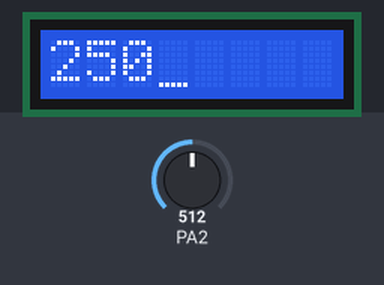
Recording of a program running on a simulated ATmega32, built with avr-gcc and emulated at 8 MHz. On the bench: 8×1 character LCD. Wiring (inferred from the names in the program): character LCD (HD44780): RS PD0; R/W PD1; E PD2; data PB0, PB1, PB2, PB3, PB4, PB5, PB6, PB7. The test bench sets the inputs (shaded band); at power-on: PA2 = 512.

Above: at 1.2 s.
1.3 s: PA2 set to 716
At 2.4 s:
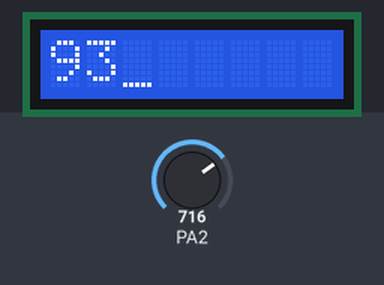
2.8 s: PA2 set to 900
At 3.5 s:
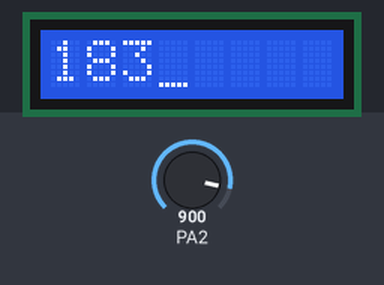
4.3 s: PA2 set to 1023
At 4.7 s:
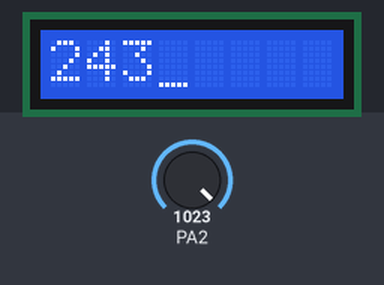
Timing chart, 0 to 7.3 s (numbered marks = the images above; inputs shaded):
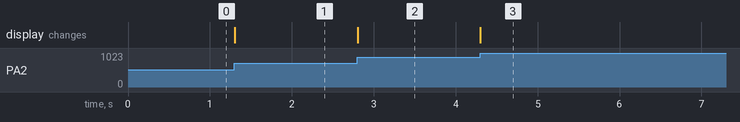

Measured:
- after the input at 1.3 s, the display: changes at once (image 1)
- after the input at 2.8 s, the display: changes at once (image 2)
- after the input at 4.3 s, the display: changes at once (image 3)

The program:

main.c
```c
#include "../Inc/MCAL/ADC/ADC_Interface.h"
#include "../Inc/MCAL/DIO/DIO_Interface.h"
#include <util/delay.h>
#include <stdlib.h>
#include "../Inc/HAL/LCD/LCD_Interface.h"
int main()
{
	mDIO_ChangeDirectionForPin(GroupA,Pin2,DIO_Input);
	mADC_Init();
	hLCD_Init();
	uint16_t DigitalVolt = 0 ;
	uint16_t  AnalogVolt  = 0 ;
	uint8_t String[5];
	uint8_t LastTemp=0;
	uint8_t Temp = 0 ;
	while(1)
	{
		DigitalVolt = mADC_SignleEndedConversion(2);
		// AnalogVolt     = DigitalVolt * Step
		//                = DigitalVolt * 5/1024
		//                = (DigitalVolt * 5 ) / 1024
		// AnalogVolt(mv) = (DigiralVolt * 5000)/1024 ;

		AnalogVolt = (((uint32_t )DigitalVolt*5000)/(float)1024);
		Temp = AnalogVolt/10 ;
		/**
		 * 1- (DigitalVolt*5000) , R1 -> size for R1 Must Be Equale DigitalVolt (uint16_t )
		 * 		0000 0011 1111 1111 -> 0x03FF  * 5000 = 5115000 > 65500
		 */
		if(Temp!=LastTemp)
		{
			hLCD_SendCommand(0x01);
			_delay_ms(2);
			itoa(Temp,String,10);
			hLCD_SendString(String);
		}
		LastTemp=Temp;
	}
}
```

LCD_Interface.h
```c
/*
 * LCD_Interface.h
 *
 *  Created on: Jul 29, 2025
 *      Author: hesham
 */

#ifndef INC_HAL_LCD_LCD_INTERFACE_H_
#define INC_HAL_LCD_LCD_INTERFACE_H_
#include "../../MCAL/DIO/DIO_Interface.h"

#include <stdint.h>
/**
 * ClearDisplay  -> 0x01 -> 1.53ms
 * fontSize
 * 	 0 0 1 DL N F 0 0
 * 	 	DL: Data Length : (Mode 8bit mode or 4bit mode )
 * 	 		8BitMode = 1
 * 	 		4BitMode = 0
 * 	 	N : No Of Display
 * 	 		1 Line  = 0
 * 	 		2 Line  = 1
 * 	 	F: Font
 * 	 		5*8     = 0
 * 	 		5*11    = 1
 * 	 0 0 1 1 1 0 0 0 -> 0x38 -> 39us
 *
 * DisplayOn OF
 * 	 0 0 0 0  1 D C B
 * 	 	D-> Display On Or Display Off
 * 	 	 Display Off = 0
 * 	 	 Display On  = 1
 * 	   C-> Cursor On or Cursor Off
 * 	   	Cursor Off  = 0
 * 	   	Cursor On   = 1
 * 	   B -> Blink
 * 	   	Blink Off - 0
 * 	   	Blink on  - 1
 *
 * 	 0000 1110 -> 0x0E -> 39us
 *
 * 	Entry Mode Set
 * 	   ID -> Right SHift
 * 	   S  -> No Screen Shifiting
 * 	    0000 0 1 1 0 -> 0x06
 *
 */
/*Configuration -> Specific File (LCD_Config.h)*/
//      LCD Pin        MC Pin
#define LCD_RSGroup    GroupD
#define LCD_RWGroup    GroupD
#define LCD_EGroup     GroupD
#define LCD_DataGroup  GroupB

#define LCD_RSPin      Pin0
#define LCD_RWPin      Pin1
#define LCD_EPin       Pin2

//void hLCD_SendCommand(uint8_t Command,uint8_t RSGroup,uint8_t RSPin,uint8_t RWGroup,uint8_t RWPin,uint8_t EGroup,uint8_t EPin, uint8_t DataGroup);
void hLCD_SendCommand(uint8_t Command); //
void hLCD_SendChar(uint8_t Character);
void hLCD_Init();
void hLCD_SendString(uint8_t Str[]);
void hLCD_SendNumber(uint32_t Number);//Task1
void hLCD_StoreSpecialChar(uint8_t *Pattern , uint8_t Location);//Task2
void hLCD_MoveCursor(uint8_t Line ,uint8_t Digit);

#endif /* INC_HAL_LCD_LCD_INTERFACE_H_ */
```

LCD_Program.c
```c
/*
 * LCD_Program.c
 *
 *  Created on: Jul 29, 2025
 *      Author: hesham
 */

#include "../../../Inc/MCAL/DIO/DIO_Interface.h"
#include "../../../Inc/HAL/LCD/LCD_Interface.h"
#include "../../../Inc/Common/BitMath.h"
#include <util/delay.h>
void hLCD_Init()
{
	// Set Dirtection
	mDIO_ChangeDirectionForPin(LCD_RSGroup,LCD_RSPin,DIO_Output);
	mDIO_ChangeDirectionForPin(LCD_RWGroup,LCD_RWPin,DIO_Output);
	mDIO_ChangeDirectionForPin(LCD_EGroup,LCD_EPin,DIO_Output);
	//	mDIO_ChangeDirectionforGroup(LCD_DataGroup,DIO_Output); 0000 0001
	mDIO_ChangeDirectionforGroup(LCD_DataGroup,0xFF);

	/*Initaliaztion 8Bit Mode */
	//Delay More Than 30ms
	_delay_ms(35);
	// Function Set
	hLCD_SendCommand(0x38);
	//Delay More than 39us -> 1ms
	_delay_ms(1);
	//Display ON/OFF Control
	hLCD_SendCommand(0x0E);
	//Delay More than 39us -> 1ms
	_delay_ms(1);
	//Display Clear
	hLCD_SendCommand(0x01);
	//Delay More than 1.53ms ->2ms
	_delay_ms(2);
	//	Entry Mode Set
	hLCD_SendCommand(0x06);
	_delay_ms(1);


}
void hLCD_SendCommand(uint8_t Command)
{
	// RS -> 0
	mDIO_WriteValueForPin(LCD_RSGroup,LCD_RSPin,DIO_Low);
	// RW -> 0
	mDIO_WriteValueForPin(LCD_RWGroup,LCD_RWPin,DIO_Low);
	// E  -> 1
	mDIO_WriteValueForPin(LCD_EGroup,LCD_EPin,DIO_High);
	// UpdateCommand
	mDIO_WriteValueForGroup(LCD_DataGroup,Command);
	// E  -> 0
	mDIO_WriteValueForPin(LCD_EGroup,LCD_EPin,DIO_Low);
}

void hLCD_SendChar(uint8_t Character)
{
	//	RS ->1
	mDIO_WriteValueForPin(LCD_RSGroup,LCD_RSPin,DIO_High);
	//RW -> 0
	mDIO_WriteValueForPin(LCD_RWGroup,LCD_RWPin,DIO_Low);
	// E -1
	mDIO_WriteValueForPin(LCD_EGroup,LCD_EPin,DIO_High);
	//Updata data
	mDIO_WriteValueForGroup(LCD_DataGroup,Character);
	//E - 0
	mDIO_WriteValueForPin(LCD_EGroup,LCD_EPin,DIO_Low);

}

//void hLCD_SendString(uint8_t Str[], uint8_t size)
//{
//	if(Str!=NULL)
//	{
//		for(uint8_t Count=0; Count<size;Count++)
//		{
//			hLCD_SendChar(Str[Count]);
//		}
//	}
//}

void hLCD_SendString(uint8_t Str[])
{
	uint8_t Index = 0 ;
	if(Str!=NULL)
	{
		while(Str[Index]!=NULLChar)
		{
			hLCD_SendChar(Str[Index]);
			Index++;
		}
	}
}


#define FirstLine 1
#define SecondeLine 2
#define FirstLineAddress  0x00
#define SecondeLineAddress  0x40
#define SetDDRAMCommand     0x80


void hLCD_MoveCursor(uint8_t Line ,uint8_t Digit)
{
	// Need know How Sent to LCD Move in DDRM
	// Line Option
	 // Line1 : Address For Line 1 = 0x00
     // Line2 : Address for Line 2 = 0x40

	uint8_t DDRAM_Address = 0 ;
	switch(Line)
	{
	case 1 :  DDRAM_Address = 0x00 + Digit ;break;
	case 2 :  DDRAM_Address = 0x40 + Digit ;break;
	default:
			break;
	}
//		DDRAM_Address -> Bit7 =1 ;
//	Command   1 A6 A5 A4 A3 A2 A1 A0
//	SetBit(DDRAM_Address,7);
//	hLCD_SendCommand(DDRAM_Address);

//	DDRAM_Address => 	0x09  0 0 0 0 1 0 0 1
//						0x80  1 0 0 0 0 0 0 0
//						--------------------------
//	                          1 0 0 0 1 0 0 1

//	DDRAM_Address => 	0x09  0 0 0 0 1 0 0 1
//						128   1 0 0 0 0 0 0 0
//						--------------------------
//	                          1 0 0 0 1 0 0 1


	hLCD_SendCommand(128+DDRAM_Address);
//	hLCD_SendCommand(0x80+DDRAM_Address);
//	hLCD_SendCommand(0x80|DDRAM_Address);
	_delay_ms(1);
}
```

BitMath.h
```c
/*
 * BitMath.h
 *
 *  Created on: Jul 28, 2025
 *      Author: hesham
 */

#ifndef BITMATH_H_
#define BITMATH_H_

#define SetBit(Reg,No)    Reg|=(1<<No)  // Reg= Reg|(1<<No)
#define ClearBit(Reg,No)  Reg&=~(1<<No)
#define GetBit(Reg,No)    ((Reg>>No)&1)


#define NULL    (void *)0
#define NULLChar   '\0'

#endif /* BITMATH_H_ */
```

ADC_Interface.h
```c
/*
 * ADC_Interface.h
 *
 *  Created on: Jul 31, 2025
 *      Author: hesham
 */

#ifndef INC_MCAL_ADC_ADC_INTERFACE_H_
#define INC_MCAL_ADC_ADC_INTERFACE_H_

#include "ADC_Private.h"
#include <stdint.h>

/*1- ADIE= 0 -> ADC No Interrupt
 *2- By ADATE :  Single Mode Conversion
 *3- Aref = AVCC
 *4- Right Adjust
 *4- Seclect Prescaller
 *5- Enable ADC
 *-  */
void mADC_Init();
/*
 * Mux4:Mux0
 * Start Conversion
 * wait until flag on ADIF:
 * read the ADCH And ADCL */
uint16_t mADC_SignleEndedConversion(uint8_t Channel);


#endif /* INC_MCAL_ADC_ADC_INTERFACE_H_ */
```

ADC_Private.h
```c
/*
 * ADC_Private.h
 *
 *  Created on: Jul 31, 2025
 *      Author: hesham
 */

#ifndef INC_MCAL_ADC_ADC_PRIVATE_H_
#define INC_MCAL_ADC_ADC_PRIVATE_H_


/*BitName*/
#define Mux0_Bit   0
#define Mux1_Bit   1
#define Mux2_Bit   2
#define Mux3_Bit   3
#define Mux4_Bit   4

#define ADLAR_Bit  5
#define REFS0_Bit  6
#define REFS1_Bit  7

#define ADPS0_Bit  0
#define ADPS1_Bit  1
#define ADPS2_Bit  2
#define ADIE_Bit   3
#define ADIF_Bit   4
#define ADATE_Bit  5
#define ADSC_Bit   6
#define ADEN_Bit   7


#endif /* INC_MCAL_ADC_ADC_PRIVATE_H_ */
```

DIO_Interface.h
```c
/*
 * DIO_Interface.h
 *
 *  Created on: Jul 28, 2025
 *      Author: hesham
 */

#ifndef DIO_INTERFACE_H_
#define DIO_INTERFACE_H_

#include <stdint.h>

#define GroupA   1
#define GroupB   2
#define GroupC   3
#define GroupD   4

#define Pin0       0
#define Pin1       1
#define Pin2       2
#define Pin3       3
#define Pin4       4
#define Pin5       5
#define Pin6       6
#define Pin7       7


#define DIO_Input  0
#define DIO_Output 1

#define DIO_Low    0
#define DIO_High   1

void mDIO_ChangeDirectionForPin(uint8_t GroupName , uint8_t PinNumber , uint8_t DirectionState);
void mDIO_WriteValueForPin(uint8_t GroupName ,  uint8_t PinNumber , uint8_t OutputType);
uint8_t mDIO_ReadValueFromPin(uint8_t  GroupName, uint8_t PinNumber);


void mDIO_ChangeDirectionforGroup(uint8_t GroupName , uint8_t DirecationValue);
void mDIO_WriteValueForGroup(uint8_t GroupName ,  uint8_t OutputValue);
uint8_t mDIO_ReadValueFromGroup(uint8_t  GroupName);


#endif /* DIO_INTERFACE_H_ */
```

NTI_Atmega32Register.h
```c
/*
 * NTI_Atmega32Register.h
 *
 *  Created on: Jul 28, 2025
 *      Author: hesham
 */

#ifndef NTI_ATMEGA32REGISTER_H_
#define NTI_ATMEGA32REGISTER_H_
#include <stdint.h>

#define SREG_Reg 					*((volatile uint8_t *)0x5F)
/*EXTI*/
#define MCUCR_Reg 	*((volatile uint8_t *)0x55)
#define MCUCSR_Reg 	*((volatile uint8_t *)0x54)
#define GICR_Reg 	*((volatile uint8_t *)0x5B)
#define GIFR_Reg 	*((volatile uint8_t *)0x5A)

/*ADC*/
#define ADMUX_Reg 						*((volatile uint8_t  *)0x27)
#define ADCSRA_Reg 						*((volatile uint8_t  *)0x26)
#define ADCData_Reg 					*((volatile uint16_t *)0x24)
#define SFIOR_Reg 						*((volatile uint8_t  *)0x50)


/*Direction DIO*/
#define DDRA_Reg *((volatile uint8_t*)0x3A)
#define DDRB_Reg *((volatile uint8_t*)0x37)
#define DDRC_Reg *((volatile uint8_t*)0x34)
#define DDRD_Reg *((volatile uint8_t*)0x31)

/*Output DIO*/
#define PORTA_Reg *((volatile uint8_t*)0x3B)
#define PORTB_Reg *((volatile uint8_t*)0x38)
#define PORTC_Reg *((volatile uint8_t*)0x35)
#define PORTD_Reg *((volatile uint8_t*)0x32)

/*Input DIO*/
#define PINA_Reg *((volatile uint8_t*)0x39)
#define PINB_Reg *((volatile uint8_t*)0x36)
#define PINC_Reg *((volatile uint8_t*)0x33)
#define PIND_Reg *((volatile uint8_t*)0x30)


//#define SPH_Reg 					*((volatile uint8_t *)0x5E)
//#define SPL_Reg 					*((volatile uint8_t *)0x5D)


//#define _Reg *((volatile uint8_t *)0x)
//#define OSCCAL_Reg *((volatile uint8_t *)0x51)
//#define OCDR_Reg *((volatile uint8_t *)0x51)
//#define _Reg *((volatile uint8_t *)0x)
//#define _Reg *((volatile uint8_t *)0x)
//#define _Reg *((volatile uint8_t *)0x)
//#define _Reg *((volatile uint8_t *)0x)
//#define _Reg *((volatile uint8_t *)0x)
//#define _Reg *((volatile uint8_t *)0x)
//#define _Reg *((volatile uint8_t *)0x)
//#define _Reg *((volatile uint8_t *)0x)
//#define _Reg *((volatile uint8_t *)0x)
//#define _Reg *((volatile uint8_t *)0x)
//#define _Reg *((volatile uint8_t *)0x)
//#define _Reg *((volatile uint8_t *)0x)
//#define _Reg *((volatile uint8_t *)0x)
//#define _Reg *((volatile uint8_t *)0x)
//#define _Reg *((volatile uint8_t *)0x)
//#define _Reg *((volatile uint8_t *)0x)
//#define _Reg *((volatile uint8_t *)0x)
//#define _Reg *((volatile uint8_t *)0x)
//#define _Reg *((volatile uint8_t *)0x)
//#define _Reg *((volatile uint8_t *)0x)
//#define _Reg *((volatile uint8_t *)0x)
//#define _Reg *((volatile uint8_t *)0x)
//#define _Reg *((volatile uint8_t *)0x)
//#define _Reg *((volatile uint8_t *)0x)
//#define _Reg *((volatile uint8_t *)0x)
//#define _Reg *((volatile uint8_t *)0x)
//#define _Reg *((volatile uint8_t *)0x)
//#define _Reg *((volatile uint8_t *)0x)
//#define _Reg *((volatile uint8_t *)0x)
//#define _Reg *((volatile uint8_t *)0x)
//#define _Reg *((volatile uint8_t *)0x)
//#define _Reg *((volatile uint8_t *)0x)
//
//
//
//
//
//


#endif /* NTI_ATMEGA32REGISTER_H_ */
```

ADC_Program.c
```c
/*
 * ADC_Program.c
 *
 *  Created on: Jul 31, 2025
 *      Author: hesham
 */
#include "../../../Inc/Common/BitMath.h"
#include "../../../Inc/MCAL/NTI_Atmega32Register.h"
#include "../../../Inc/MCAL/ADC/ADC_Interface.h"

/*
 * Zero : ClearBit
 * One  : SetBit */
/*1- ADIE= 0 -> ADC No Interrupt
 *2- By ADATE :  Single Mode Conversion
 *3- Aref = AVCC
 *4- Right Adjust
 *4- Seclect Prescaller / 8
 *5- Enable ADC
 *-  */
void mADC_Init()
{
	/* No Interrupt
		1- ADIE in ADCSRA  Must be Zero
	*/
	ClearBit(ADCSRA_Reg,ADIE_Bit);
	/*
	 * Single Mode Conversion
	 * 1- ADATE in ADCSRA Must be Zero */
	ClearBit(ADCSRA_Reg,ADATE_Bit);
	/*
	 * Aref == AVCC
	 * 1- REFS1 in ADMUX Must be 0
	 * 2- REFS0 in ADMUX Must be 1
	 * */
	ClearBit(ADMUX_Reg,REFS1_Bit);
	SetBit(ADMUX_Reg,REFS0_Bit);
	/*
	 *Right Adjust
	 *ADLAR in ADMUX Must be 0  */
	ClearBit(ADMUX_Reg,ADLAR_Bit);
	/*Prescaller =  8
	 * 1- ADPS0 in ADCSRA Must be  1
	 * 2- ADPS1 in ADCSRA Must be  1
	 * 1- ADPS2 in ADCSRA Must be  0
	 * */
	SetBit(ADCSRA_Reg,ADPS0_Bit);
	SetBit(ADCSRA_Reg,ADPS1_Bit);
	ClearBit(ADCSRA_Reg,ADPS2_Bit);
	/*
	 * ADC Enbale
	 * 1- ADEN in ADCSRA Must be 1 */
	SetBit(ADCSRA_Reg,ADEN_Bit);
}


/*
 * Mux4:Mux0 -> Select Channel
 * Start Conversion
 * wait until flag on ADIF:
 * read the ADCH And ADCL */

//mADC_SignleEndedConversion(5);
//mADC_SignleEndedConversion(7);

uint16_t mADC_SignleEndedConversion(uint8_t Channel)// 0 - 7 (00000111)
{
	/*
	 * InputChannel -> Last 5 Bit Must be Zero
	 * Channel  ->    1 0 1 0 1 1 1 0
	 * &
	 *                0 0 0 0 0 1 1 1
	 *              --------------------
	 *                0 0 0 0 0 1 1  0
	 * */
	/*
	 * ADMUX: 7 6 5 M4 M3 M2 M1 M0
	 * |      0 0 0 C4 C3 C2 C1 C0  ->
	 *
	 * */
	/*Channel */
//	Channel   = Channel & (0b00000111);
	Channel   = Channel & (0x07);
	ADMUX_Reg = ADMUX_Reg| Channel ;
	/*
	 * mADC_SignleEndedConversion(5)
	 * Channel  -> 000 0 0101
	 * ADMUX    -> 101 0 0000
	 * Ch|ADMUX -> 101 0 0101
	 * New ADMUX -> 101 0 0101
	 * ------------------------------------
	 * mADC_SignleEndedConversion(7)
	 * Channel  ->  000 0 0111
	 * ADMUX    ->  101 0 0101
	 * Ch|ADMUX ->  101 0 0111
	 *
	 * */
	/*Start Conversion
	 * 1- ADSC in ADCSRA must be 1 */
	SetBit(ADCSRA_Reg,ADSC_Bit);
	while(GetBit(ADCSRA_Reg,ADIF_Bit)==0)
	{
		// Waiting
		// this loop will terminated when the ADIF = 1
	}
	// Clear ADIF By SW
		// Write Logic 1 on ADIF
	SetBit(ADCSRA_Reg,ADIF_Bit);
	return ADCData_Reg;

}
```

DIO_Program.c
```c
/*
 * DIO_Program.c
 *
 *  Created on: Jul 28, 2025
 *      Author: hesham
 */


#include "../../../Inc/MCAL/DIO/DIO_Interface.h"
#include "../../../Inc/Common/BitMath.h"

#include "../../../Inc/MCAL/NTI_Atmega32Register.h"

void mDIO_ChangeDirectionForPin(uint8_t GroupName , uint8_t PinNumber , uint8_t DirectionState)
{
	if(PinNumber>= Pin0 && PinNumber <=Pin7)
	{
		if (DirectionState==DIO_Output)
		{
			switch(GroupName)
			{
			case GroupA: SetBit(DDRA_Reg,PinNumber);break;
			case GroupB: SetBit(DDRB_Reg,PinNumber);break;
			case GroupC: SetBit(DDRC_Reg,PinNumber);break;
			case GroupD: SetBit(DDRD_Reg,PinNumber);break;
			default :  // GroupName Outof Rang
				break;
			}
		}
		else if (DirectionState==DIO_Input)
		{
			switch(GroupName)
			{
			case GroupA: ClearBit(DDRA_Reg ,PinNumber);break;
			case GroupB: ClearBit(DDRB_Reg,PinNumber);break;
			case GroupC: ClearBit(DDRC_Reg,PinNumber);break;
			case GroupD: ClearBit(DDRD_Reg,PinNumber);break;
			default :  // GroupName Outof Rang
				break;
			}
		}
		else
		{
			//DirectionState NotVaild
		}
	}
	else
	{
		// Pin Number Outof Range
	}

}
void mDIO_WriteValueForPin(uint8_t GroupName ,  uint8_t PinNumber , uint8_t OutputType)
{
	//	Task2
	if(PinNumber>= Pin0 && PinNumber <=Pin7)
	{
		if (OutputType==DIO_Output)
		{
			switch(GroupName)
			{
			case GroupA: SetBit(PORTA_Reg,PinNumber);break;
			case GroupB: SetBit(PORTB_Reg,PinNumber);break;
			case GroupC: SetBit(PORTC_Reg,PinNumber);break;
			case GroupD: SetBit(PORTD_Reg,PinNumber);break;
			default :  // GroupName Outof Rang
				break;
			}
		}
		else if (OutputType==DIO_Input)
		{
			switch(GroupName)
			{
			case GroupA: ClearBit(PORTA_Reg ,PinNumber);break;
			case GroupB: ClearBit(PORTB_Reg,PinNumber);break;
			case GroupC: ClearBit(PORTC_Reg,PinNumber);break;
			case GroupD: ClearBit(PORTD_Reg,PinNumber);break;
			default :  // GroupName Outof Rang
				break;
			}
		}
		else
		{
			//DirectionState NotVaild
		}
	}
	else
	{
		// Pin Number Outof Range
	}
}
uint8_t mDIO_ReadValueFromPin(uint8_t  GroupName, uint8_t PinNumber)
{
	// Task3
	uint8_t InputValue ;
	if(PinNumber>= Pin0 && PinNumber <=Pin7)
	{
		switch(GroupName)
		{
		case GroupA:InputValue=GetBit(PINA_Reg ,PinNumber);break;
		case GroupB:InputValue=GetBit(PINB_Reg,PinNumber);break;
		case GroupC:InputValue=GetBit(PINC_Reg,PinNumber);break;
		case GroupD:InputValue=GetBit(PIND_Reg,PinNumber);break;
		default :  // GroupName Outof Rang
			break;
		}
	}
	return  InputValue;
}


void mDIO_ChangeDirectionforGroup(uint8_t GroupName , uint8_t DirecationValue)
{
	//Task 4 // DDR
	if(DirecationValue>=0x00 && DirecationValue<=0xFF)
	{
		switch(GroupName)
		{
		case GroupA: DDRA_Reg=DirecationValue;break;
		case GroupB: DDRB_Reg=DirecationValue;break;
		case GroupC: DDRC_Reg=DirecationValue;break;
		case GroupD: DDRD_Reg=DirecationValue;break;
		default: // GroupName Not Vaild
			break ;
		}
	}
	else
	{
		// Output value out of Range
	}


}
void mDIO_WriteValueForGroup(uint8_t GroupName ,  uint8_t OutputValue)
{
	if(OutputValue>=0x00 && OutputValue<=0xFF)
	{
		switch(GroupName)
		{
		case GroupA: PORTA_Reg=OutputValue;break;
		case GroupB: PORTB_Reg=OutputValue;break;
		case GroupC: PORTC_Reg=OutputValue;break;
		case GroupD: PORTD_Reg=OutputValue;break;
		default: // GroupName Not Vaild
			break ;
		}
	}
	else
	{
		// Output value out of Range
	}

}
uint8_t mDIO_ReadValueFromGroup(uint8_t  GroupName)
{
	// Task 5
	// Task3
	uint8_t InputValue ;
	switch(GroupName)
	{
	case GroupA:InputValue=PINA_Reg;break;
	case GroupB:InputValue=PINB_Reg;break;
	case GroupC:InputValue=PINC_Reg;break;
	case GroupD:InputValue=PIND_Reg;break;
	default :  // GroupName Outof Rang
		break;
	}
	return InputValue;

}
```
